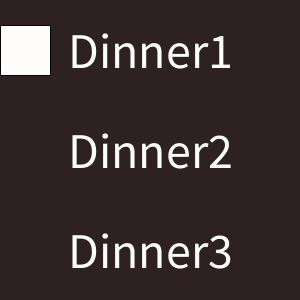
Frame 1 (no input)
Frame 60 (the mouse pressed at the canvas centre just before this capture): identical to frame 1, image omitted
Frame 120 (the mouse held since frame 60 and released just before this capture): identical to frame 1, image omitted

The Processing sketch that drew this single still picture (run headless with seeded random() and noise(); from frame 60 on, the mouse is pressed at the canvas centre):

// Processing sketch: W13_4_dinner_mouse
// ── W13_4_dinner_mouse.pde
void setup(){//只做一次
  size(300,300);//大小
  background(#EA6B6B);//背景色
  fill(#FFFCFC);//字體色
  textSize(50);//字大小
  textAlign(CENTER,CENTER);
  //文字顯示，對齊正中間
}
void draw(){//每秒60次
  background(#2E2121);//背景色
  //text("1",mouseX,mouseY);
  text("Dinner1",150,50);
  text("Dinner2",150,150);
  text("Dinner3",150,250);
  //隨著鼠標移動並秀出
  int choice=mouseX%3;
  if(choice==0)rect(0,25,50,50);
  if(choice==1)rect(0,125,50,50);
  if(choice==2)rect(0,225,50,50);
}
